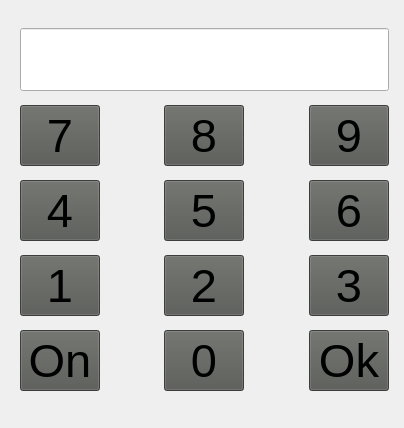
<?xml version="1.0" encoding="UTF-8"?>
<ui version="4.0">
 <class>digicode</class>
 <widget class="QWidget" name="digicode">
  <property name="geometry">
   <rect>
    <x>0</x>
    <y>0</y>
    <width>404</width>
    <height>428</height>
   </rect>
  </property>
  <property name="font">
   <font>
    <pointsize>36</pointsize>
   </font>
  </property>
  <property name="windowTitle">
   <string>Digicode</string>
  </property>
  <widget class="QWidget" name="">
   <property name="geometry">
    <rect>
     <x>20</x>
     <y>20</y>
     <width>369</width>
     <height>384</height>
    </rect>
   </property>
   <layout class="QGridLayout" name="gridLayout_4">
    <item row="2" column="2">
     <widget class="QPushButton" name="pushButton_8">
      <property name="font">
       <font>
        <pointsize>35</pointsize>
       </font>
      </property>
      <property name="cursor">
       <cursorShape>PointingHandCursor</cursorShape>
      </property>
      <property name="styleSheet">
       <string notr="true">background-color: rgb(85, 87, 83);</string>
      </property>
      <property name="text">
       <string>8</string>
      </property>
     </widget>
    </item>
    <item row="3" column="0">
     <widget class="QPushButton" name="pushButton_4">
      <property name="font">
       <font>
        <pointsize>35</pointsize>
       </font>
      </property>
      <property name="cursor">
       <cursorShape>PointingHandCursor</cursorShape>
      </property>
      <property name="styleSheet">
       <string notr="true">background-color: rgb(85, 87, 83);</string>
      </property>
      <property name="text">
       <string>4</string>
      </property>
     </widget>
    </item>
    <item row="3" column="2">
     <widget class="QPushButton" name="pushButton_5">
      <property name="font">
       <font>
        <pointsize>35</pointsize>
       </font>
      </property>
      <property name="cursor">
       <cursorShape>PointingHandCursor</cursorShape>
      </property>
      <property name="styleSheet">
       <string notr="true">background-color: rgb(85, 87, 83);</string>
      </property>
      <property name="text">
       <string>5</string>
      </property>
     </widget>
    </item>
    <item row="4" column="0">
     <widget class="QPushButton" name="pushButton_1">
      <property name="font">
       <font>
        <pointsize>35</pointsize>
       </font>
      </property>
      <property name="cursor">
       <cursorShape>PointingHandCursor</cursorShape>
      </property>
      <property name="styleSheet">
       <string notr="true">background-color: rgb(85, 87, 83);</string>
      </property>
      <property name="text">
       <string>1</string>
      </property>
     </widget>
    </item>
    <item row="2" column="3" rowspan="4">
     <layout class="QVBoxLayout" name="verticalLayout_droite">
      <property name="spacing">
       <number>6</number>
      </property>
     </layout>
    </item>
    <item row="5" column="4">
     <widget class="QPushButton" name="pushButton_Ok">
      <property name="font">
       <font>
        <pointsize>35</pointsize>
       </font>
      </property>
      <property name="cursor">
       <cursorShape>PointingHandCursor</cursorShape>
      </property>
      <property name="styleSheet">
       <string notr="true">background-color: rgb(85, 87, 83);</string>
      </property>
      <property name="text">
       <string>Ok</string>
      </property>
     </widget>
    </item>
    <item row="2" column="0">
     <widget class="QPushButton" name="pushButton_7">
      <property name="palette">
       <palette>
        <active>
         <colorrole role="Button">
          <brush brushstyle="SolidPattern">
           <color alpha="255">
            <red>85</red>
            <green>87</green>
            <blue>83</blue>
           </color>
          </brush>
         </colorrole>
         <colorrole role="Light">
          <brush brushstyle="SolidPattern">
           <color alpha="255">
            <red>238</red>
            <green>238</green>
            <blue>236</blue>
           </color>
          </brush>
         </colorrole>
         <colorrole role="Base">
          <brush brushstyle="SolidPattern">
           <color alpha="255">
            <red>85</red>
            <green>87</green>
            <blue>83</blue>
           </color>
          </brush>
         </colorrole>
         <colorrole role="Window">
          <brush brushstyle="SolidPattern">
           <color alpha="255">
            <red>85</red>
            <green>87</green>
            <blue>83</blue>
           </color>
          </brush>
         </colorrole>
        </active>
        <inactive>
         <colorrole role="Button">
          <brush brushstyle="SolidPattern">
           <color alpha="255">
            <red>85</red>
            <green>87</green>
            <blue>83</blue>
           </color>
          </brush>
         </colorrole>
         <colorrole role="Light">
          <brush brushstyle="SolidPattern">
           <color alpha="255">
            <red>255</red>
            <green>255</green>
            <blue>255</blue>
           </color>
          </brush>
         </colorrole>
         <colorrole role="Base">
          <brush brushstyle="SolidPattern">
           <color alpha="255">
            <red>85</red>
            <green>87</green>
            <blue>83</blue>
           </color>
          </brush>
         </colorrole>
         <colorrole role="Window">
          <brush brushstyle="SolidPattern">
           <color alpha="255">
            <red>85</red>
            <green>87</green>
            <blue>83</blue>
           </color>
          </brush>
         </colorrole>
        </inactive>
        <disabled>
         <colorrole role="Button">
          <brush brushstyle="SolidPattern">
           <color alpha="255">
            <red>85</red>
            <green>87</green>
            <blue>83</blue>
           </color>
          </brush>
         </colorrole>
         <colorrole role="Light">
          <brush brushstyle="SolidPattern">
           <color alpha="255">
            <red>238</red>
            <green>238</green>
            <blue>236</blue>
           </color>
          </brush>
         </colorrole>
         <colorrole role="Base">
          <brush brushstyle="SolidPattern">
           <color alpha="255">
            <red>85</red>
            <green>87</green>
            <blue>83</blue>
           </color>
          </brush>
         </colorrole>
         <colorrole role="Window">
          <brush brushstyle="SolidPattern">
           <color alpha="255">
            <red>85</red>
            <green>87</green>
            <blue>83</blue>
           </color>
          </brush>
         </colorrole>
        </disabled>
       </palette>
      </property>
      <property name="font">
       <font>
        <pointsize>35</pointsize>
       </font>
      </property>
      <property name="cursor">
       <cursorShape>PointingHandCursor</cursorShape>
      </property>
      <property name="styleSheet">
       <string notr="true">background-color: rgb(85, 87, 83);</string>
      </property>
      <property name="text">
       <string>7</string>
      </property>
     </widget>
    </item>
    <item row="2" column="4">
     <widget class="QPushButton" name="pushButton_9">
      <property name="font">
       <font>
        <pointsize>35</pointsize>
       </font>
      </property>
      <property name="cursor">
       <cursorShape>PointingHandCursor</cursorShape>
      </property>
      <property name="styleSheet">
       <string notr="true">background-color: rgb(85, 87, 83);</string>
      </property>
      <property name="text">
       <string>9</string>
      </property>
     </widget>
    </item>
    <item row="3" column="4">
     <widget class="QPushButton" name="pushButton_6">
      <property name="font">
       <font>
        <pointsize>35</pointsize>
       </font>
      </property>
      <property name="cursor">
       <cursorShape>PointingHandCursor</cursorShape>
      </property>
      <property name="styleSheet">
       <string notr="true">background-color: rgb(85, 87, 83);</string>
      </property>
      <property name="text">
       <string>6</string>
      </property>
     </widget>
    </item>
    <item row="4" column="4">
     <widget class="QPushButton" name="pushButton_3">
      <property name="font">
       <font>
        <pointsize>35</pointsize>
       </font>
      </property>
      <property name="cursor">
       <cursorShape>PointingHandCursor</cursorShape>
      </property>
      <property name="styleSheet">
       <string notr="true">background-color: rgb(85, 87, 83);</string>
      </property>
      <property name="text">
       <string>3</string>
      </property>
     </widget>
    </item>
    <item row="4" column="2">
     <widget class="QPushButton" name="pushButton_2">
      <property name="font">
       <font>
        <pointsize>35</pointsize>
       </font>
      </property>
      <property name="cursor">
       <cursorShape>PointingHandCursor</cursorShape>
      </property>
      <property name="styleSheet">
       <string notr="true">background-color: rgb(85, 87, 83);</string>
      </property>
      <property name="text">
       <string>2</string>
      </property>
     </widget>
    </item>
    <item row="5" column="0">
     <widget class="QPushButton" name="pushButton_On">
      <property name="font">
       <font>
        <pointsize>35</pointsize>
       </font>
      </property>
      <property name="cursor">
       <cursorShape>PointingHandCursor</cursorShape>
      </property>
      <property name="styleSheet">
       <string notr="true">background-color: rgb(85, 87, 83);</string>
      </property>
      <property name="text">
       <string>On</string>
      </property>
     </widget>
    </item>
    <item row="2" column="1" rowspan="4">
     <layout class="QVBoxLayout" name="verticalLayout_gauche"/>
    </item>
    <item row="5" column="2">
     <widget class="QPushButton" name="pushButton_0">
      <property name="font">
       <font>
        <pointsize>35</pointsize>
       </font>
      </property>
      <property name="cursor">
       <cursorShape>PointingHandCursor</cursorShape>
      </property>
      <property name="styleSheet">
       <string notr="true">background-color: rgb(85, 87, 83);</string>
      </property>
      <property name="text">
       <string>0</string>
      </property>
     </widget>
    </item>
    <item row="1" column="0" colspan="5">
     <layout class="QHBoxLayout" name="horizontalLayout_2">
      <item>
       <widget class="QLineEdit" name="lineEdit">
        <property name="maxLength">
         <number>4</number>
        </property>
        <property name="echoMode">
         <enum>QLineEdit::Password</enum>
        </property>
        <property name="alignment">
         <set>Qt::AlignRight|Qt::AlignTrailing|Qt::AlignVCenter</set>
        </property>
        <property name="dragEnabled">
         <bool>false</bool>
        </property>
        <property name="readOnly">
         <bool>true</bool>
        </property>
        <property name="placeholderText">
         <string/>
        </property>
       </widget>
      </item>
     </layout>
    </item>
   </layout>
  </widget>
 </widget>
 <resources/>
 <connections/>
</ui>
